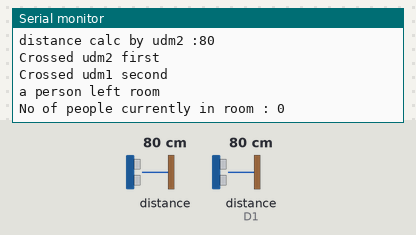
The sketch below on a simulated ESP8266 (NodeMCU). On the bench: the last lines printed to the serial monitor. Wiring (inferred from the names in the program): 2 × ultrasonic range finder: trigger D2, echo D3 / trigger D0, echo D1. The test bench sets the inputs (shaded band); at power-on: distance to the obstacle 80 cm, distance to the obstacle (sensor on D1) 80 cm. The echo pulse lasts 58.3 µs per cm.

Above: at 1.2 s.
1.3 s: distance to the obstacle (sensor 0) set to 2 cm
At 4.8 s:
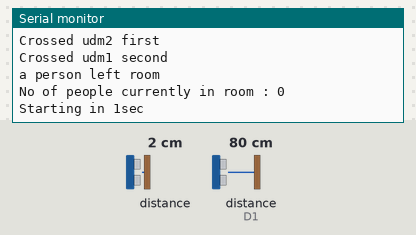
5.5 s: distance to the obstacle (sensor on D1) set to 2 cm
At 6.4 s:
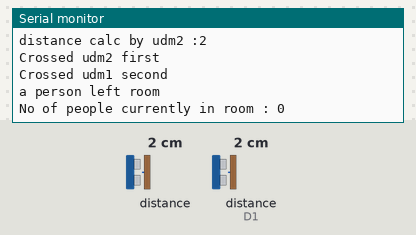
8.5 s: distance to the obstacle (sensor 0) set to 4 cm
At 9.9 s:
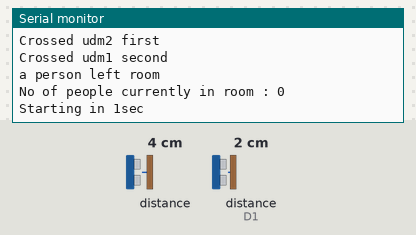
11.5 s: distance to the obstacle (sensor on D1) set to 4 cm
At 15.31 s:
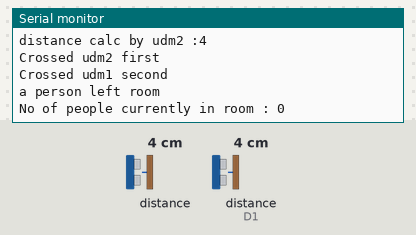
Timing chart, 0 to 15.5 s (numbered marks = the images above; inputs shaded):
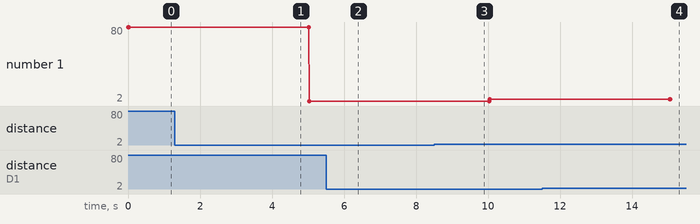

Measured:
- after the input at 11.5 s, the serial monitor: prints a new line after 3.6 s (image 4)
- plotted number 1: 2 → 4 after the input at 8.5 s

The sketch:

EntryExitCountModular.ino
```cpp
//udm 1 - trig1,echo1
//udm 2 - trig2,echo2

#include<ESP8266WiFi.h>
#include<ESP8266HTTPClient.h>

int trig1 = D0;
int echo1 = D1;
int trig2 = D2;
int echo2 = D3;
int duration=0;
int maxdist1 = 100;
int maxdist2 = 100;
int dist1=0;
int dist2=0;
int i=0;
int count=0;
int countchange = 0;
void setup() {
  // put your setup code here, to run once:
  Serial.begin(115200);
  Serial.println();
  /*Serial.println("Connecting to Wifi");
  WiFi.begin("wow", "ven@2801");
  while (WiFi.status() != WL_CONNECTED)
  {
    delay(500);
    Serial.print(".");
  }
  Serial.println("WiFi connected");*/
  pinMode(trig1,OUTPUT);
  pinMode(echo1,INPUT);
  pinMode(trig2,OUTPUT);
  pinMode(echo2,INPUT);
}
int udm1() //returns distance calculated by udm1
{
  int dist;
  digitalWrite(trig1, LOW);
  delayMicroseconds(2);
  digitalWrite(trig1, HIGH);
  delayMicroseconds(5);
  digitalWrite(trig1, LOW);
  duration = pulseIn(echo1, HIGH);
  dist = duration / 29 / 2;
  return dist;
}
int udm2() //returns distance calculated ny udm2
{
  int dist;
  digitalWrite(trig2, LOW);
  delayMicroseconds(2);
  digitalWrite(trig2, HIGH);
  delayMicroseconds(5);
  digitalWrite(trig2, LOW);
  duration = pulseIn(echo2, HIGH);
  dist = duration / 29 / 2;
  return dist;
}
void checkEntry()
{
  for(i=0;i<5;i++)
    {
      dist2 = udm2();
      if(dist2<maxdist2)
      {
        Serial.println("Crossed udm2 second");
        Serial.println("a person entered room");
        count++;
        break;
      }
    }
}
void checkExit()
{
  for(i=0;i<5;i++)
    {
      dist1 = udm1();
      if(dist1<maxdist1)
      {
        Serial.println("Crossed udm1 second");
        Serial.println("a person left room");
        count--;
        break;
      }
    }
}
void sendCount() //sends the count of people to the server
{
    HTTPClient http;
    String postData = "http://192.168.43.195/udm.php?count=";
    postData.concat(count);
    http.begin(postData);
    int httpCode = http.GET();
    if (httpCode > 0) {
      String payload = http.getString();
      Serial.print("Count sent : ");
      Serial.println(payload);
    }
}
void loop() {
  // put your main code here, to run repeatedly:
  dist1 = udm1();
  Serial.print("distance calc by udm1 :");
  Serial.println(dist1);
  if(dist1<maxdist1)
  {
    Serial.println("Crossed udm1 first");
    checkEntry();
  }
  dist2 = udm2();
  Serial.print("distance calc by udm2 :");
  Serial.println(dist2);
  if(dist2<maxdist2)
  {
    Serial.println("Crossed udm2 first");
    checkExit();
  }
    Serial.print("No of people currently in room : ");
    Serial.println(count);
    delay(4000);
    Serial.println("Starting in 1sec");
  //sendCount();
  delay(1000);
}
```
